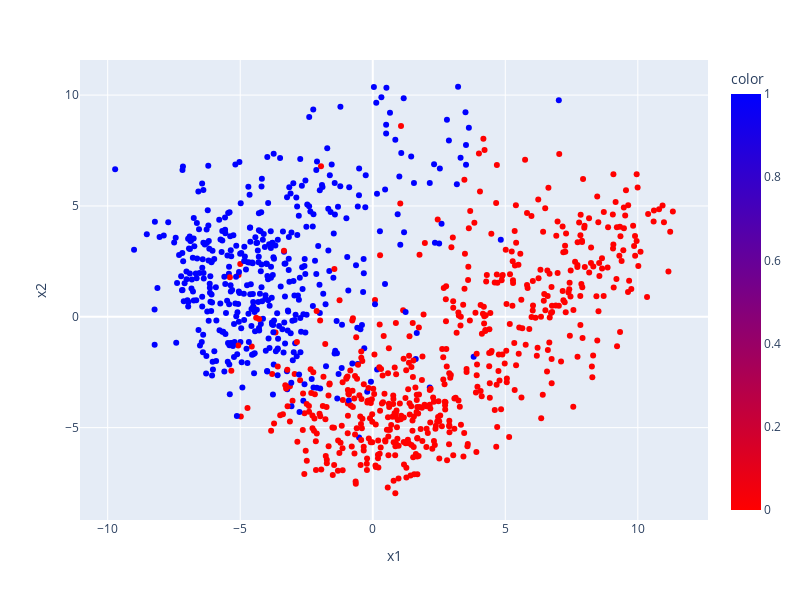

Notebook source saved alongside this figure:
### Code cell
import plotly.express as px
fig = px.scatter( emb_2d, x='x1', y='x2', color='color', width=800, height=600, \
                  color_continuous_scale="Bluered_r", hover_name="label" )
fig.show()

### Figure 1 — Plotly figure (JSON) as saved in the notebook; plotly's stock layout.template omitted (floating-point values rounded to 4 significant figures; data arrays with more than 128 entries replaced by an {"elided": "..."} marker saying what was removed)
{"data": [{"hovertemplate": "<b>%{hovertext}</b><br><br>x1=%{x}<br>x2=%{y}<br>color=%{marker.color}<extra></extra>", "hovertext": {"elided": "1000 str values"}, "legendgroup": "", "marker": {"color": {"elided": "1000 int values"}, "coloraxis": "coloraxis", "symbol": "circle"}, "mode": "markers", "name": "", "orientation": "v", "showlegend": false, "type": "scatter", "x": {"elided": "1000 float values"}, "xaxis": "x", "y": {"elided": "1000 float values"}, "yaxis": "y"}], "layout": {"coloraxis": {"colorbar": {"title": {"text": "color"}}, "colorscale": [[0, "rgb(255,0,0)"], [1, "rgb(0,0,255)"]]}, "height": 600, "legend": {"tracegroupgap": 0}, "margin": {"t": 60}, "width": 800, "xaxis": {"anchor": "y", "domain": [0, 1], "title": {"text": "x1"}}, "yaxis": {"anchor": "x", "domain": [0, 1], "title": {"text": "x2"}}}}
